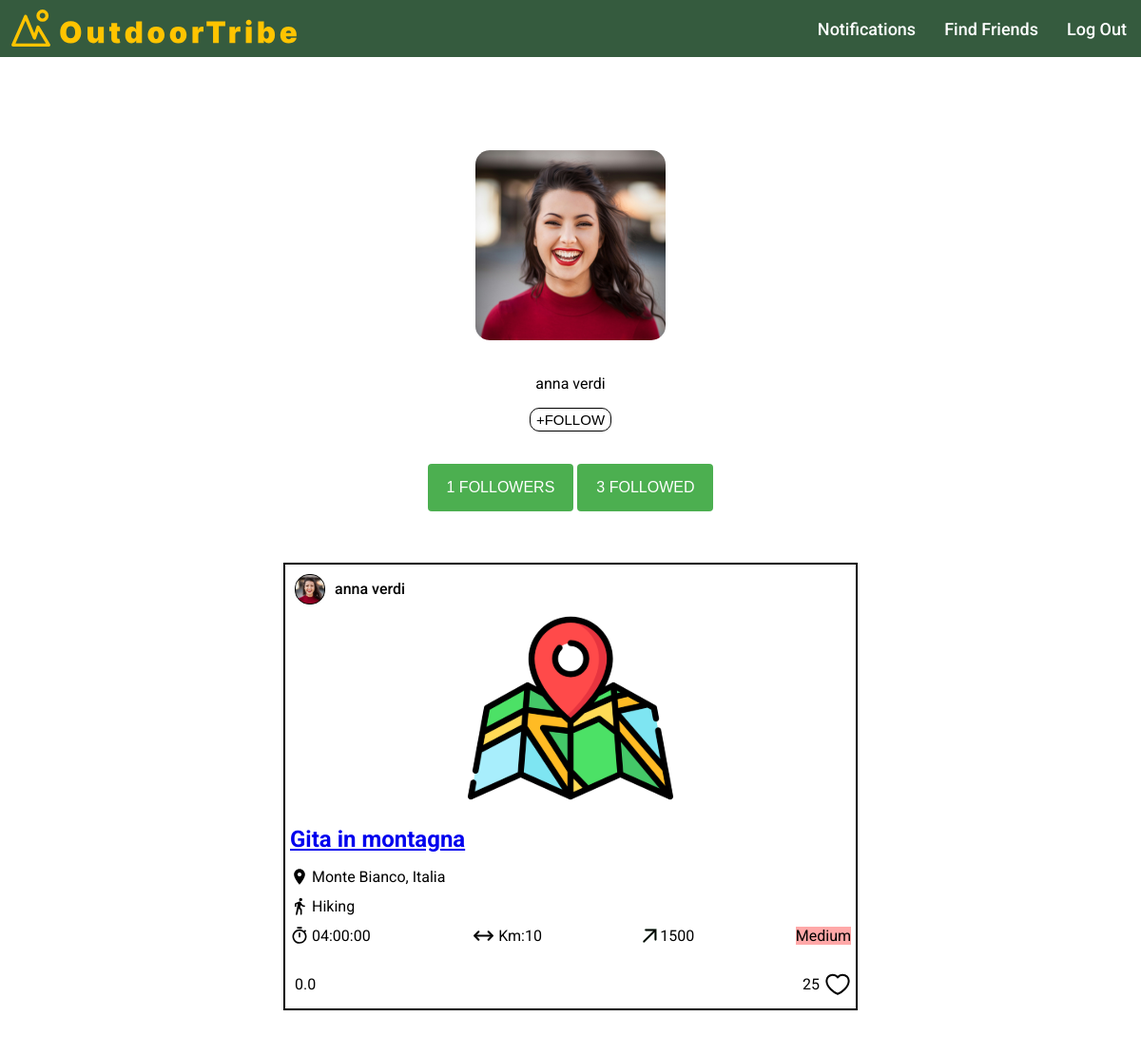
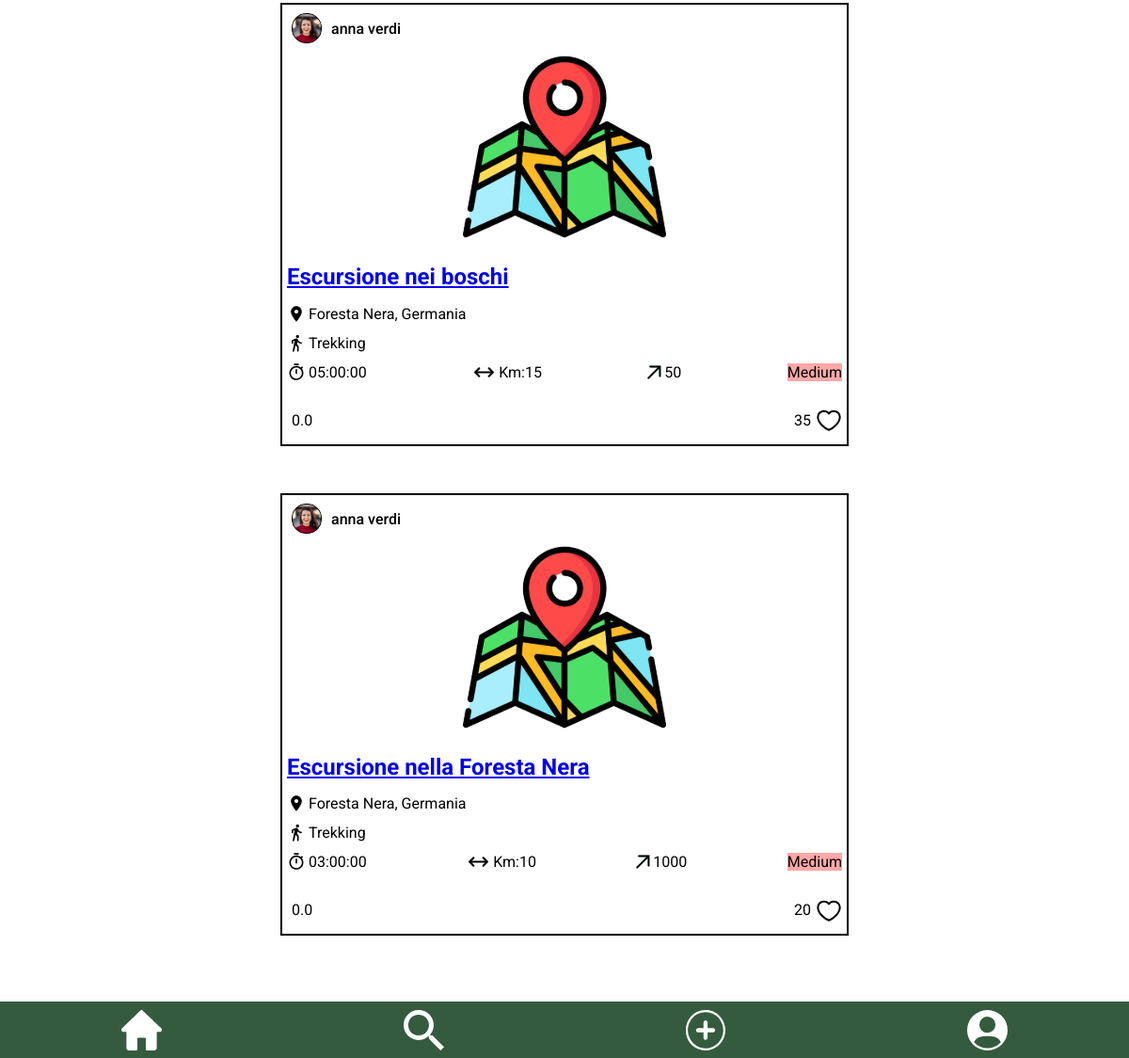
Screenshot of /public/otherprofile.php?id=2 with the database file from the repository (2 pictures, top to bottom).
### tables this page shows
CREATE TABLE `photo` (
  `id` int NOT NULL,
  `post_id` int DEFAULT NULL,
  `user_id` int DEFAULT NULL,
  `name` text NOT NULL
);

CREATE TABLE `user` (
  `id` int NOT NULL,
  `name` varchar(100) NOT NULL,
  `surname` varchar(100) NOT NULL,
  `email` varchar(100) NOT NULL,
  `password` varchar(100) NOT NULL
);

CREATE TABLE `post` (
  `id` int NOT NULL,
  `user_id` int NOT NULL,
  `title` varchar(255) NOT NULL,
  `location` varchar(100) NOT NULL,
  `activity` varchar(100) NOT NULL,
  `duration` time DEFAULT NULL,
  `length` float DEFAULT NULL,
  `max_altitude` float DEFAULT NULL,
  `min_altitude` float DEFAULT NULL,
  `max_ascent` float DEFAULT NULL,
  `min_descent` float DEFAULT NULL,
  `difficulty` varchar(6) DEFAULT NULL,
  `likes` int DEFAULT NULL,
  `created_at` timestamp NOT NULL DEFAULT CURRENT_TIMESTAMP
);

### admin/functions.php (called while the page is built, shortened)
<?php
function getProfilePhotoUrl($conn, $user_id)
{
  $query_photo_profile = "SELECT name FROM photo WHERE user_id = $user_id AND post_id IS NULL";
  $result_photo_profile = $conn->query($query_photo_profile);
  if ($result_photo_profile->num_rows > 0) {
    $photo_profile_row = $result_photo_profile->fetch_assoc();
    $profile_photo_url = "./../uploads/photos/profile/" . $photo_profile_row['name'];
  } else {
    $profile_photo_url = "./../assets/icons/profile.svg";
  }
  return $profile_photo_url;
}
function getAverageRating($conn, $post_id)
{
  $query_average_rating = "SELECT AVG(rating) AS average_rating FROM post_ratings WHERE post_id = ?";
  $stmt_avg_rating = $conn->prepare($query_average_rating);
  $stmt_avg_rating->bind_param("i", $post_id);
  $stmt_avg_rating->execute();
  $result_avg_rating = $stmt_avg_rating->get_result();
  $average_rating_row = $result_avg_rating->fetch_assoc();
  $average_rating = $average_rating_row['average_rating'];
  if ($average_rating === null) {
    $average_rating = 0;
  }
  return $average_rating;
}

### templates/post/post.php (the view, shortened to what this page needs)
<div class="post-container">
  <div class="username-container">
    <img class="user-picture" src="<?php echo $profile_photo_url; ?>" alt="username-picture">
    <p class="username"><?php echo $username; ?></p>
  </div>
  <div class="photo-container">
    <div class="map">
      <img src="./../assets/icons/map.svg" alt="post-picture">
    </div>
  </div>
  <div class="info-container">
    <div class="title">
      <?php if (!$is_post_details) : ?>
        <h2><a href="post_details.php?id=<?php echo $post_id; ?>"><?php echo $title; ?></a></h2>
      <?php else : ?>
        <h2><?php echo $title; ?></h2>
      <?php endif; ?>
    </div>
    <div class="location">
      <img src="./../assets/icons/location.svg" alt="location-icon">
      <p><?php echo $location; ?></p>
    </div>
    <div class="activity">
      <img src="./../assets/icons/activity.svg" alt="activity-icon">
      <p><?php echo $activity; ?></p>
    </div>
    <div class="details-container">
      <div class="duration">
        <img src="./../assets/icons/time.svg" alt="duration-activity-icon">
        <p><?php echo $duration; ?></p>
      </div>
      <div class="length">
        <img src="./../assets/icons/length.svg" alt="length-activity-icon">
        <p>Km:<?php echo $length; ?></p>
      </div>
      <div class="altitude">
        <img src="./../assets/icons/altitude.svg" alt="altitude-activity-icon">
        <p><?php echo $altitude; ?></p>
      </div>
      <div class="difficulty-<?php echo strtolower($difficulty); ?>">
        <p><?php echo $difficulty; ?></p>
      </div>
    </div>
    <div class="rating-likes">
      <div class="rating">
        <p> <?php echo number_format($average_rating, 1); ?> </p>
      </div>
      <div class="likes">
        <p id="likes-<?php echo $post_id; ?>" data-post-id="<?php echo $post_id; ?>" class="likes-count"><?php echo $likes; ?></p>
        <div class="<?php echo $like_icon_class; ?>" data-post-id="<?php echo $post_id; ?>"></div>
      </div>
    </div>
  </div>
</div>

### public/otherprofile.php (shortened to what this page needs)
<?php
include("./../server/connection.php");
include("./../admin/functions.php");
?>
<!DOCTYPE html>
<html lang="en">
<head>
  <link rel="stylesheet" href="./../templates/header/header.css">
  <link rel="stylesheet" href="./../templates/footer/footer.css">
  <link rel="stylesheet" href="./../public/styles/profilepage.css">
  <link rel="stylesheet" href="./../public/styles/otherprofile.css">
 <link rel="stylesheet" href="./../templates/post/post.css">
</head>
<body>
  <main>
  <?php
    $current_user_id = isset($_SESSION['user_id']) ? $_SESSION['user_id'] : null;
    if (isset($_GET['id'])) {
      $post_id = intval($_GET['id']);
        $query_user = "SELECT name, surname
                FROM user
                WHERE id = ?";
        $stmt_user = $conn->prepare($query_user);
        $stmt_user->bind_param("i", $post_id);
        $stmt_user->execute();
        $result_user = $stmt_user->get_result();
        $user = $result_user->fetch_assoc();
        $query_follower = "SELECT COUNT(follower_id) as followers
                FROM follow
                WHERE follow.followed_id = ?";
        $stmt_follower = $conn->prepare($query_follower);
        $stmt_follower->bind_param("i", $post_id);
        $stmt_follower->execute();
        $result_follower = $stmt_follower->get_result();
        $follower_row = $result_follower->fetch_assoc();
        $follower = $follower_row['followers'];
        $query_followed = "SELECT COUNT(followed_id) as followed
                FROM follow
                WHERE follow.follower_id = ?";
        $stmt_followed = $conn->prepare($query_followed);
        $stmt_followed->bind_param("i", $post_id);
        $stmt_followed->execute();
        $result_followed = $stmt_followed->get_result();
        $followed_row = $result_followed->fetch_assoc();
        $following = $followed_row['followed'];
        $query_image = "SELECT name
                FROM photo
                WHERE user_id = ? AND post_id IS NULL";
        $stmt_image = $conn->prepare($query_image);
        $stmt_image->bind_param("i", $post_id);
        $stmt_image->execute();
        $result_image = $stmt_image->get_result();
        $photo_profile_row = $result_image->fetch_assoc();
        $profile_photo_url = "./../uploads/photos/profile/" . $photo_profile_row['name'];
    }
    ?>
    <div class="profile-info">
    <div class="circular-square">
        <?php if (!empty($profile_photo_url)) { ?>
            <img class="circular-square-img" src="<?php echo $profile_photo_url; ?>" alt="profile-photo">
        <?php } else { ?>
            <div class="user-picture"></div>
        <?php } ?>
    </div>
    <p class="profile-name"><?php echo $user['name'].' '.$user['surname']; ?></p>
    <form id="followForm" action="" method="post">
        <button id="followButton" class="plusfollow-button" type="button">+FOLLOW</button>
    </form>
</div>
    <div class="buttons-container">
    <div class="button-column">
        <form action="./../public/followers.php" method="get">
            <button class="check-btn" type="submit"><?php echo $follower; ?> FOLLOWERS</button>
        </form>
    </div>
    <div class="button-column">
        <form action="./../public/follow.php" method="get">
            <button class="check-btn" type="submit"><?php echo $following; ?> FOLLOWED</button>
        </form>
    </div>
</div>
    <?php
       $query_post = "SELECT post.id, post.title, post.location, post.user_id, post.duration, post.length, post.max_altitude, post.difficulty, post.activity, post.likes,
       (SELECT COUNT(*) FROM likes WHERE post_id = post.id AND user_id = ?) AS user_liked
       FROM post
       JOIN user ON post.user_id = user.id
       WHERE post.user_id = ?
       ORDER BY post.created_at DESC";
        $stmt_post = $conn->prepare($query_post);
        $stmt_post->bind_param("ii", $current_user_id, $post_id);
        $stmt_post->execute();
        $result_post = $stmt_post->get_result();
        $posts = $result_post->fetch_all(MYSQLI_ASSOC);
        if($result_post->num_rows > 0){
            foreach($posts as $post){
                $profile_photo_url = getProfilePhotoUrl($conn, $post['user_id']);
                $average_rating = getAverageRating($conn, $post['id']);
                $post_id = $post['id'];
                $username = $user['name'] . ' ' . $user['surname'];
                $title = $post['title'];
                $location = $post['location'];
                $activity = $post['activity'];
                $duration = $post['duration'];
                $length = $post['length'];
                $altitude = $post['max_altitude'];
                $difficulty = $post['difficulty'];
                $likes = isset($post['likes']) ? $post['likes'] : 0;
                $user_liked = $post['user_liked'];
                $is_post_details = false;
                $like_icon_class = $user_liked ? 'like-icon liked' : 'like-icon';
                include("./../templates/post/post.php");
            }
        } else {
            echo "Non sono ancora stati caricati dei post.";
        }
    ?>
  </main>
</body>

### templates/header/header.css (style rules this page uses)
header { font-family: "Roboto", sans-serif; height: 60px; display: flex; flex-direction: row; background-color: #355B3E; align-items:center; max-width: 2000px; margin: auto; position: fixed; top: 0; left: 0; right: 0; z-index: 1; }
.left-section { flex: 1; display: flex; }
.right-section { display: flex; align-items: center; }
.logo { margin-left: 10px; height: 45px; }
.menu { position: absolute; top: 65px; right: 0px; width: 130px; background-color: #355B3E; color: #ffffff; padding: 20px; align-items: center; }
.menu a { color: #ffffff; font-weight: 500; font-size: 18px; text-decoration: none; padding: 0 15px; }
@media screen and (min-width: 769px) { .menu { position: static; width: auto; background-color: transparent; color: inherit; padding: 0; display: flex; flex-direction: row; } }

### templates/footer/footer.css (style rules this page uses)
.footer-nav { height: 60px; display: flex; flex-direction: row; background-color: #355B3E; align-items:center; max-width: 2000px; margin: auto; justify-content:space-around; position: fixed; bottom: 0; left: 0; right: 0; }
.footer-nav img { height: 43px; margin-top: 5px; }

### public/styles/profilepage.css (style rules this page uses)
body { display: flex; justify-content: center; font-family: "Roboto", sans-serif; margin-bottom: 100px; }
main { margin-top: 150px; }
.circular-square { width: 200px; height: 200px; display: flex; justify-content: center; align-items: center; margin-bottom: 20px; }
.circular-square-img { width: 100%; height: 100%; border-radius: 15px; object-fit: cover; margin: 0; }
.buttons-container { display: flex; justify-content: center; align-items: center; }
.check-btn { height: 50px; width: auto; border-radius: 10px; border: 1px solid rgb(2, 150, 100); background-color: rgb(2, 150, 100); color: white; font-size: 24px; cursor: pointer; margin: 0 5px; margin-bottom: 10px; }
.check-btn { margin-right: 10px; }
.check-btn { background-color: #4CAF50; border: none; color: white; padding: 10px 20px; text-align: center; text-decoration: none; display: inline-block; font-size: 16px; margin: 4px 2px; cursor: pointer; border-radius: 4px; }

### public/styles/otherprofile.css (style rules this page uses)
body { display: flex; justify-content: center; font-family: "Roboto", sans-serif; margin-bottom: 100px; }
main { margin-top: 150px; }
.circular-square { width: 200px; height: 200px; display: flex; justify-content: center; align-items: center; margin-bottom: 20px; }
.circular-square-img { width: 100%; height: 100%; border-radius: 15px; object-fit: cover; margin: 0; }
.profile-info { display: flex; flex-direction: column; align-items: center; text-align: center; margin-bottom: 20px; }
.plusfollow-button { height: 25px; width: auto; border-radius: 10px; border: 1px solid black; background-color: white; color: black; font-size: 15px; cursor: pointer; margin: 0 5px; margin-bottom: 10px; }
.buttons-container { display: flex; justify-content: center; align-items: center; }

### templates/post/post.css (style rules this page uses)
.post-container { display: flex; flex-direction: column; justify-content: center; margin-top: 50px; margin-bottom: 30px; border: 2px solid black; min-width: 400px; }
.username-container { margin-left: 10px; display: flex; align-items: center; }
.user-picture { height: 30px; width: 30px; background-color: black; border: 1.2px solid black; border-radius: 15px; object-fit: cover; }
.username { margin-left: 10px; font-weight: 500; }
.photo-container { display: flex; justify-content: center; }
.map img { max-height: 200px; }
.title h2 { color: #355B3E; }
.location, .activity, .duration, .length, .altitude, .details-container, .rating-likes, .rating, .likes { display: flex; }
.likes { align-items: center; cursor: pointer; }
.rating { align-items: center; }
.likes p { margin: 0 5px; }
.like-icon { width: 28px; height: 28px; background-image: url('./../../assets/icons/like.svg'); background-repeat: no-repeat; }
.location, .activity, .details-container { margin-top: -20px; }
.rating p { margin-left: 5px; }
.details-container, .rating-likes { justify-content: space-between; }
.location img, .activity img, .duration img { min-height: 20px; margin-right: 3px; }
.length img { min-width: 25px; margin-right: 3px; }
.altitude img { min-width: 15px; margin-right: 3px; }
.info-container { margin: 0 5px; }
.difficulty-medium p { background-color: #FFA8A8; }
@media screen and (min-width: 900px) { .post-container { min-width: 600px; } }

### rows the page displays
photo: name (picture)
user: name "anna", surname "verdi"
post: user.name (picture), user.surname "anna verdi", title "Gita in montagna", location "Monte Bianco, Italia", activity "Hiking", duration "04:00:00", length "10", max_altitude "1500", difficulty "Medium", average_rating "0.0", likes "25"
post: user.name (picture), user.surname "anna verdi", title "Escursione nei boschi", location "Foresta Nera, Germania", activity "Trekking", duration "05:00:00", length "15", max_altitude "50", difficulty "Medium", average_rating "0.0", likes "35"
post: user.name (picture), user.surname "anna verdi", title "Escursione nella Foresta Nera", location "Foresta Nera, Germania", activity "Trekking", duration "03:00:00", length "10", max_altitude "1000", difficulty "Medium", average_rating "0.0", likes "20"

### other values shown
$follower "1"
$following "3"
